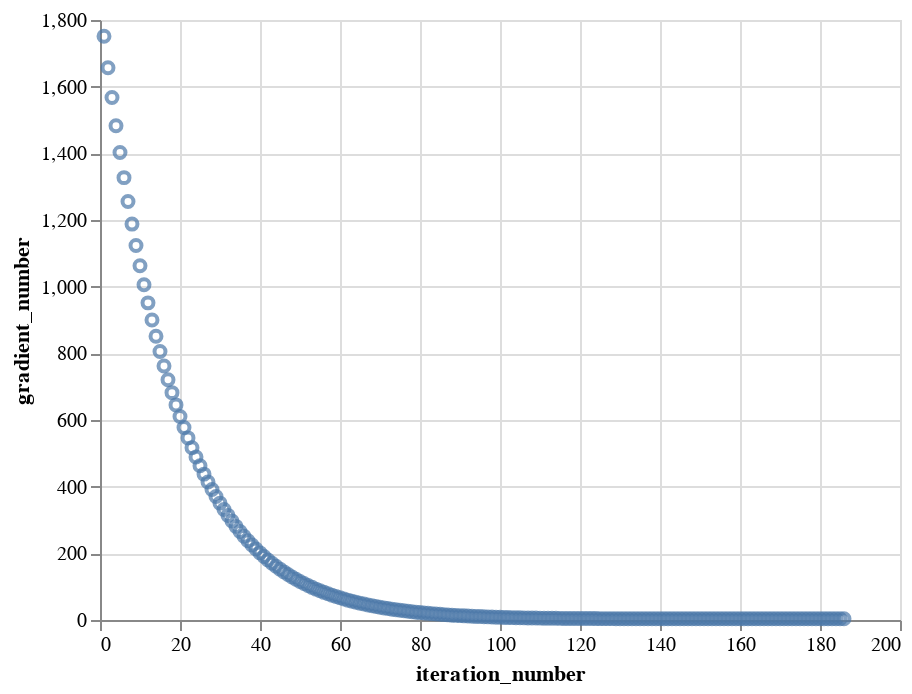

Notebook code for this chart:
### Code cell
import altair as alt
import numpy as np
from vega_datasets import data
import pandas as pd

df = pd.DataFrame( {'iteration_number': num_iterations_list , 'gradient_number':  num_gradient})
alt.Chart(df).mark_point().encode(
    x='iteration_number',
    y='gradient_number'
)

### Figure 1 — Vega-Lite specification as saved in the notebook (floating-point values rounded to 4 significant figures; data arrays with more than 128 entries replaced by an {"elided": "..."} marker saying what was removed)
{"$schema": "https://vega.github.io/schema/vega-lite/v2.6.0.json", "config": {"view": {"height": 300, "width": 400}}, "data": {"name": "data-ce7a50f8284e621530b252bdab9ca977"}, "datasets": {"data-ce7a50f8284e621530b252bdab9ca977": {"elided": "186 records"}}, "encoding": {"x": {"field": "iteration_number", "type": "quantitative"}, "y": {"field": "gradient_number", "type": "quantitative"}}, "mark": "point"}
